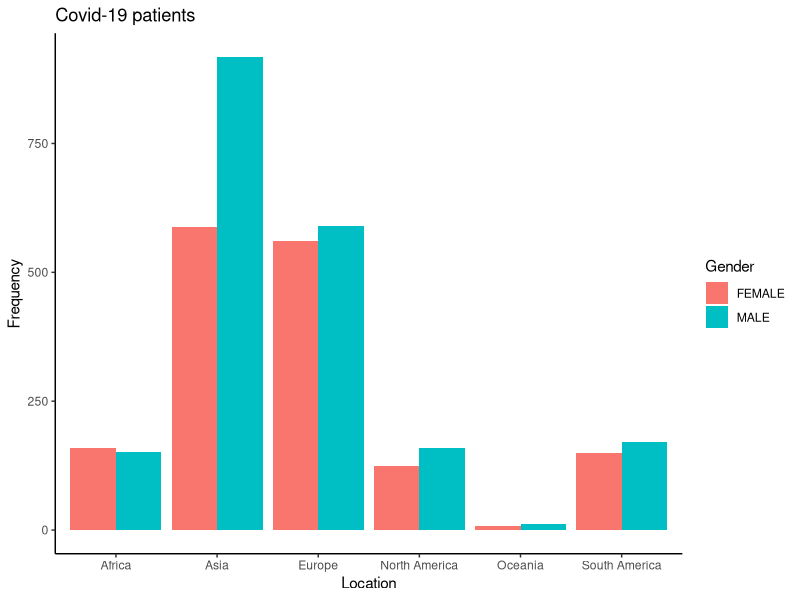
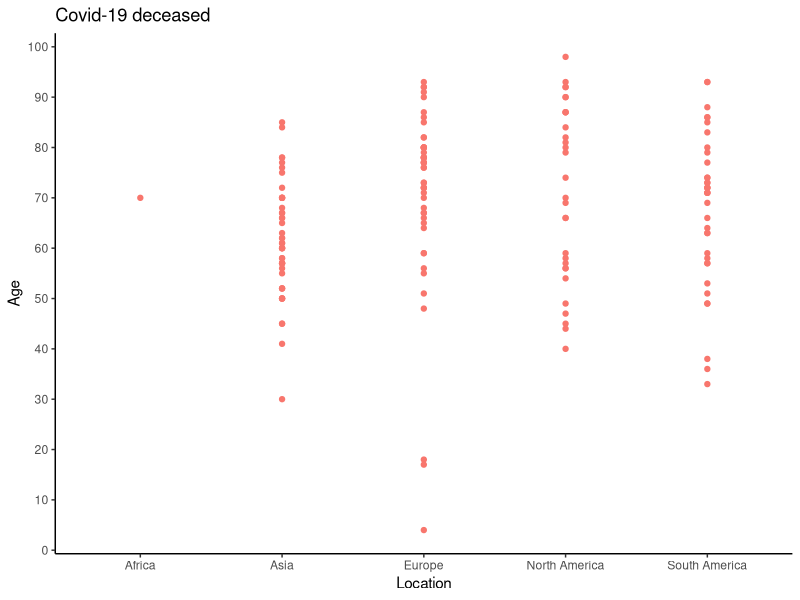
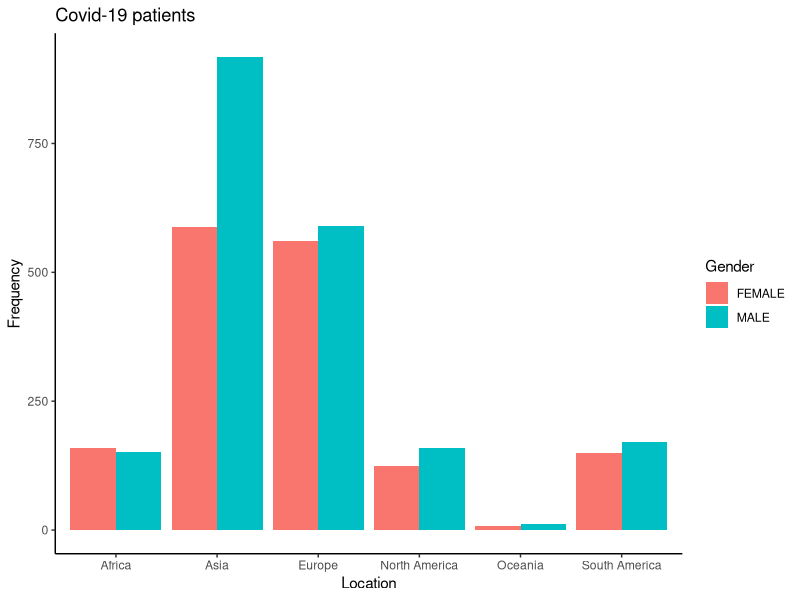
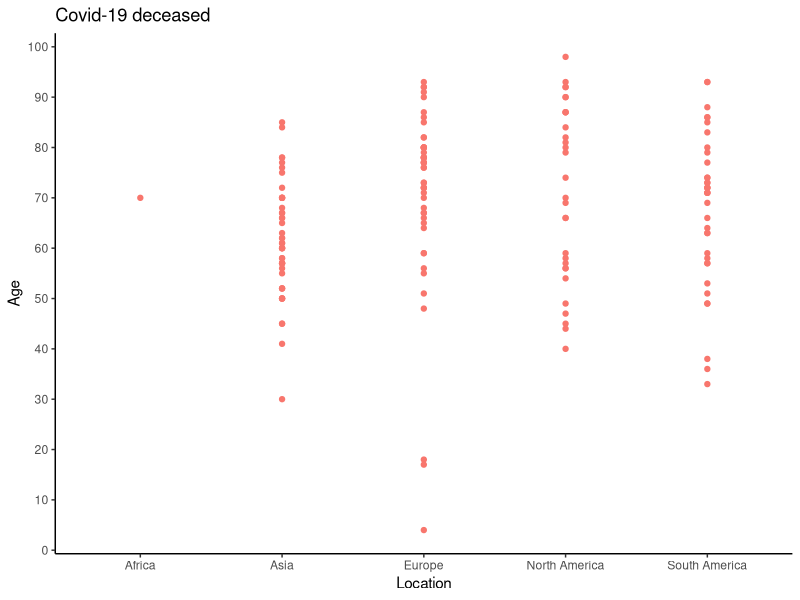

Recreate these plots in R, in order. (Note: this script raises an error after producing the figures.)
install.packages("ggplot2")
library(ggplot2)
install.packages("rworldmap")
#-------------------open new data----------------
covid19data <- read.table("gisaid_hcov-19_2020_07_20_09.tsv", skip = 0, header = T, sep = "\t", quote = "\"")
dim(covid19data)
#------------------Location/Gender distribution-----------
#Location-continents 
location <- covid19data$Location
trim_n_split_continent <- function(x) {
  y <- strsplit(x, "/")[[1]][1]
  y <- trimws(y)
  return(y)
}
continent <- c() 
for (i in location){
  curr_continent <- trim_n_split_continent(i)
  continent <- c(continent, curr_continent)
}
#extra- apomonwsi xwras (gia xarti argotera)
trim_n_split_country <- function(x){
  y <- strsplit (x, "/")[[1]][2]
  y <- trimws(y)
  return(y)
}
country <- c()
for (i in location){
  curr_country <- trim_n_split_country(i)
  country <- c(country, curr_country)
}

#Gender 
gender <- covid19data$Gender
unique(gender)
f <- c("Female", "female", "Female ", "Woman")
m <- c("Male", "male", "Male ", "M")

gender_function <- function(x){
  if (is.na (x)){
    return("UNKNOWN")
  }
  else if (x %in% f){
    return("FEMALE")
  }
  else if (x %in% m){
    return("MALE")
  }
  else {
    return("UNKNOWN")
  }
}

gender_vec <- c()
for (i in gender){
 curr_gender  <- gender_function(i)
 gender_vec <- c(gender_vec, curr_gender)
}
table(gender_vec)
#ekana drop levels gia na min exw ta unknown, ALLA TA EVALE STO MALE!!
#gender_vec <- as.factor(gender_vec)
#levels(gender_vec)
#levels(gender_vec) <- droplevels(gender_vec, exclude = "UNKNOWN")

date <- covid19data$Collection.date
date <- as.Date(date)
#dataframe gia na douleuoume panw s auto. gia arxi me 4 processed columns + status general + age(rows 4412)
data_sum <- data.frame(date, continent, country, gender_vec, covid19data$Patient.status, covid19data$Patient.age)
dim(data_sum)

#plot continent-gender
continent_gender <- data.frame(continent, gender_vec)
continent_gender_freq <- as.data.frame(table(continent_gender))
continent_gender_freq
library(ggplot2)
g1 <- ggplot(continent_gender_freq[1:12,], aes(fill=gender_vec, x=continent, y=Freq)) + geom_bar(position = "dodge", stat = "identity") +theme_classic()
g2 <- g1 + ggtitle("Covid-19 patients") + xlab("Location") + ylab("Frequency") + labs(fill= "Gender")
g2
ggsave("Location_Gender_distribution.pdf", g2)

#x2 location-gender
table(continent_gender)
head(continent_gender)
chisq.test(continent_gender$continent, continent_gender$gender_vec)


#----STATUS----DECEASED-----
status <- covid19data$Patient.status
age_status_continent <- data.frame(covid19data$Patient.age, covid19data$Patient.status, continent)
head(age_status_continent)
table(status)

deceased_status_names <- c("Deceased", "Hospitalized/Deceased", " Deceased", "Death", "Hospitalized, deceased", "deceased")
deceased_status <- c()
ageofdeceased <- c()
continentofdeceased <- c()
for (i in 1:nrow(age_status_continent)){
  curr_row <- age_status_continent[i,]
  if (curr_row[2] %in% deceased_status_names){
    deceased_status <- c(deceased_status, curr_row[2])
    ageofdeceased <- c(ageofdeceased, curr_row[1])
    continentofdeceased <- c(continentofdeceased, curr_row[3])
  }
}
deceased_status <- unlist(deceased_status, use.names = F)
ageofdeceased <- unlist(ageofdeceased, use.names = F)
continentofdeceased <- unlist(continentofdeceased, use.names = F)
deceased_df <- data.frame(ageofdeceased, deceased_status, continentofdeceased)
deceased_df

#function gia na onomastoun DECEASED oles oi ypokatigories twn deceased 
count_deceased <- function(x){
  if (is.na(x)){
    return("OTHER")
  }
  else if (x %in% deceased_status){
    return("DECEASED")
  }
} #tha ekana apply sto column twn deceased to function x

#telika ftiaxnw vector me 160 deceased k ton prosthetw sto deceased_df gia to scatter
deceased <- c(rep("DECEASED", 160))
deceased_df <- data.frame(deceased_df, deceased)
deceased_df

#scatterplot for deceased 
ageofdeceased <- as.numeric(ageofdeceased)
deceased_scatter_df <- data.frame(ageofdeceased, continentofdeceased, deceased)
deceased_scatter_df
g1 <- ggplot(deceased_scatter_df, aes(x= continentofdeceased, y= ageofdeceased, colour = "red")) +geom_point(show.legend = F)
g2 <- g1 + scale_y_continuous(breaks = seq(0,100,10))
g3 <- g2 + theme_classic() + ylab("Age") + xlab("Location") + ggtitle("Covid-19 deceased")
g3
ggsave("deceased_scatter.pdf", g3)

#--------
age_status <- data.frame(data_sum$covid19data.Patient.age, data_sum$covid19data.Patient.status)
head(age_status)
unique(age)
grep("[^a-zA-Z]", age_status$data_sum.covid19data.Patient.age)

#ftiaxnw ta names sta columns tou data_sum
names(data_sum) <- c("Date", "Continent", "Country", "Gender", "Status", "Age")
head(data_sum)

clean.age <- function(x){
  if (is.na(x)){
    return(-1)
  }
  else if (grepl("[a-zA-Z]", x)){
    return(-1)
  }
  else {
    return(as.numeric(x))
  }
}

clean_age_vec = c()
for (i in data_sum$Age){
  res <- clean.age(i)
  clean_age_vec <- c(clean_age_vec, res)
}

data_sum <- data.frame(data_sum, clean_age_vec)
names(data_sum)[7] <- c("Clean_age")
head(data_sum)

#gia na parw mono ta rows pou exoun ok age
data_sum[data_sum$Age>0, ]

#----alternatively, apply the function clean.age(!!faster!!) -------
#me apply 
clean_age_apply <- apply(data_sum[6], MARGIN = 1, FUN = clean.age)
#me lapply gia list, meta xreiazetai unlist
clean_age_lapply <- lapply(data_sum$Age, clean.age )
clean_age_lapply <- unlist(clean_age_lapply, use.names = F)

#sub dataframe, sorted by age (mikrotero df, me col opws to data_sum alla me ola ta rows na exoun ok ilikia)
data_sum_agesorted <- data_sum[data_sum$`Clean_age`>0,]
head(data_sum_agesorted)
#sub df, to idi sorted by age, na exei kai sto gender mono male/female oxi unknown!
mf_vec <- c("MALE", "FEMALE")
data_sum_agesorted_gender <- data_sum_agesorted[data_sum_agesorted$Gender %in% mf_vec,]
head(data_sum_agesorted_gender)

#---scatterplot age-continent 

p1 <- ggplot(data_sum_agesorted_gender, aes(x=continent, y=c))

g4 <- ggplot(data_sum_agesorted_gender, aes(x=Continent, y=Clean_age, color= Gender)) +geom_point()
g4
g5 <- g4 + scale_y_continuous(breaks = seq(0,100,10)) + scale_color_manual(values= c("pink","blue"))
g5
g6 <- g5 +  xlab("Location") + ylab("Age") + ggtitle("Covid-19 patients") + labs(fill="Gender") + theme_classic()
g6
ggsave("scatter mf_loc.pdf", g6)

#-----age-distribution(age groups)----
age_clean_vec <- data_sum_agesorted$Clean_age
age_div <- age_clean_vec%/%10
age_dec <- age_div *10
table(age_dec)
age_distr_df<- as.data.frame(table(age_dec))
age_distr_df
age_help <- c(seq(9,109,10))

age_distr_df$age_dec<- paste(age_distr_df$age_dec,age_help, sep = "-")
age_distr_df

d1<- ggplot(age_distr_df[1:10,], aes(x=age_dec, y=Freq)) + geom_bar(stat = "identity", color="blue", fill= "grey", width = 0.5)
d2 <- d1 + xlab("Age group") + ylab("Frequency") + ggtitle("Covid-19 Age distribution") + theme_classic()
d2
ggsave("Age_distribution.pdf", d2)

#-------date------
#to data_sum_dag exei date se auksousa seira, clean gender, clean age 
data_sum_dag <- data_sum_agesorted_gender[order(data_sum_agesorted_gender$Date),]
nrow(data_sum_dag)
#petaw eksw ta nas apo to date(oloklires kataxwriseis)
data_sum_dag <- data_sum_dag[1:3408,]
dim(data_sum_dag)

#split ta dates, gia na xw mono month 
function(x){
  
}




